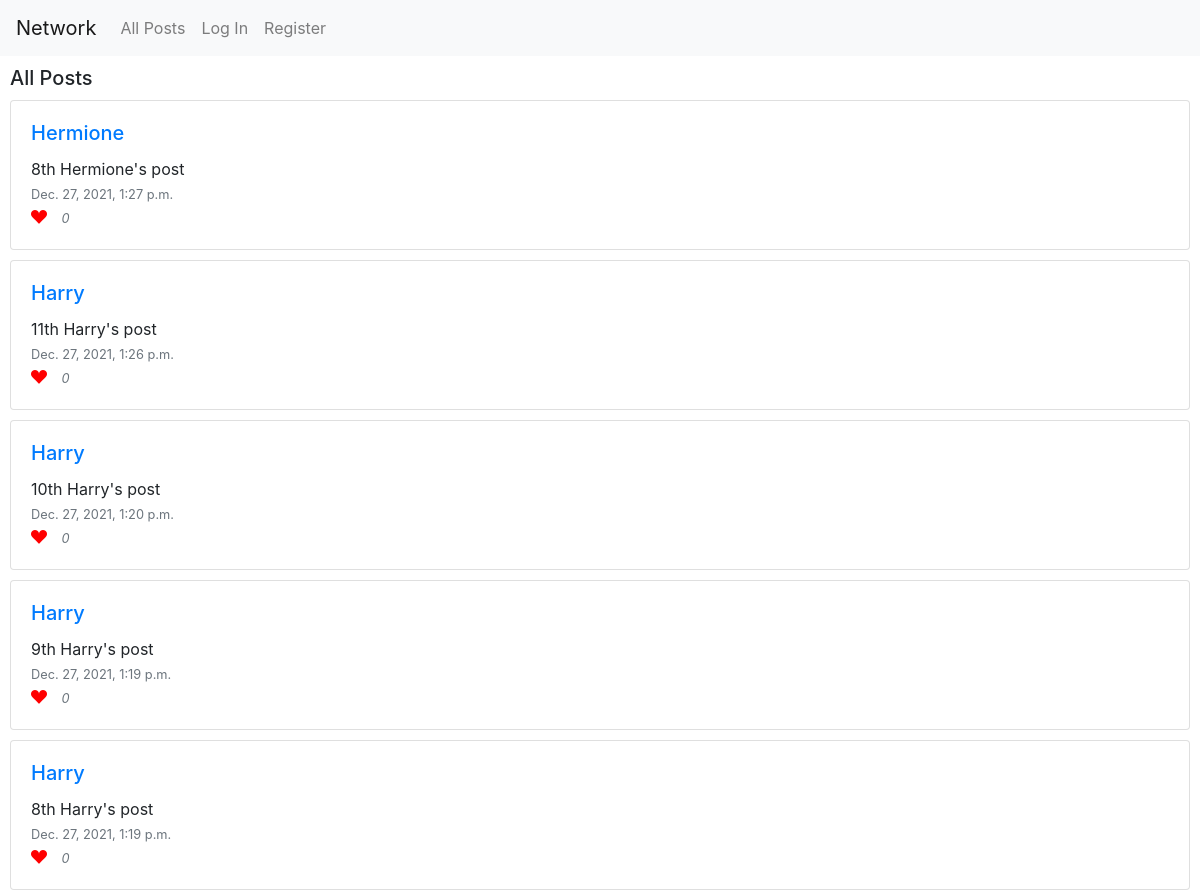
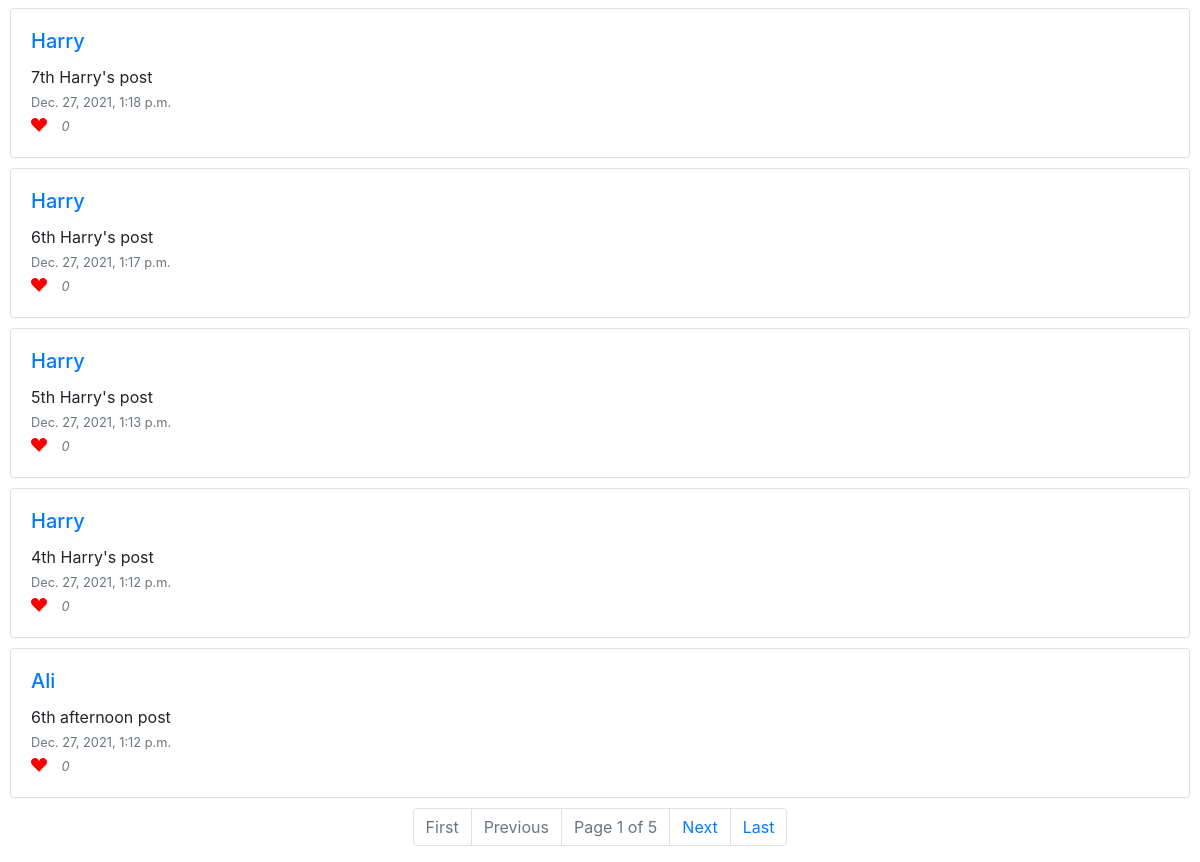
The app's page /, older data (2 pictures, top to bottom).
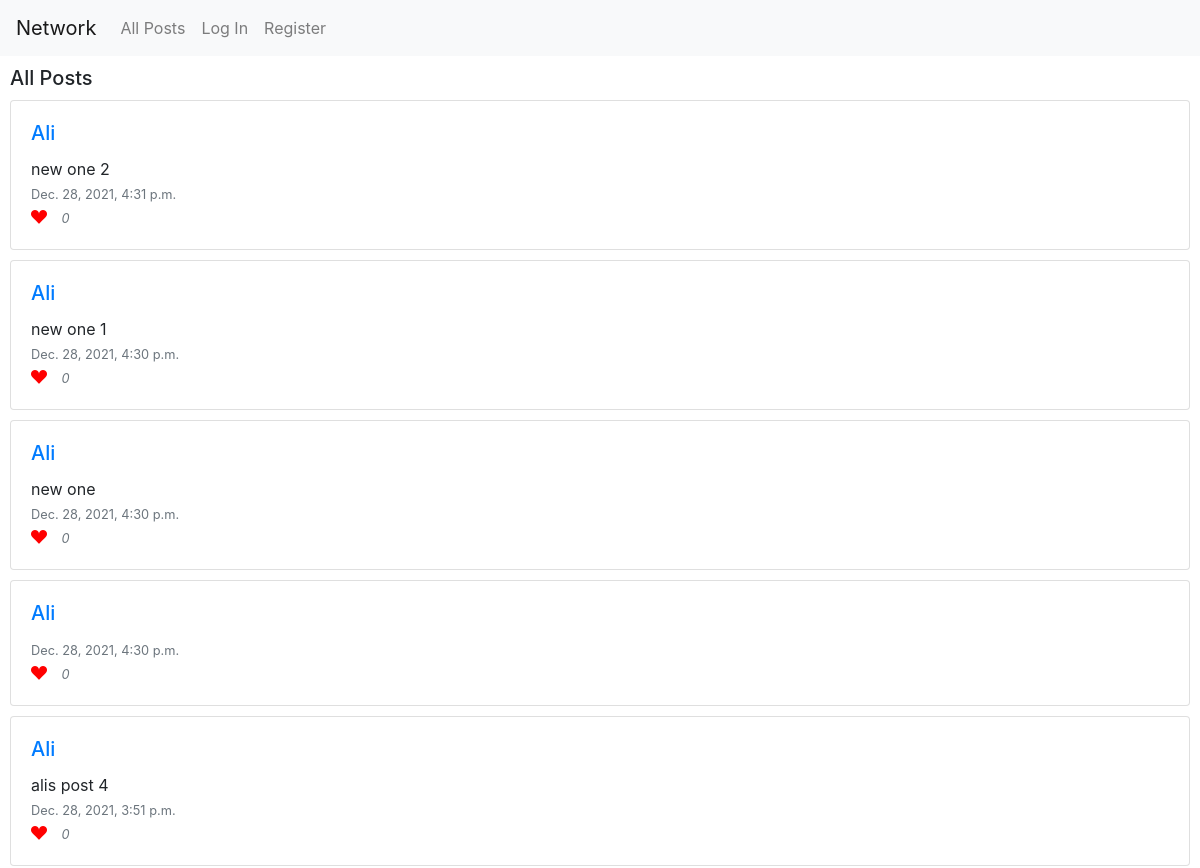
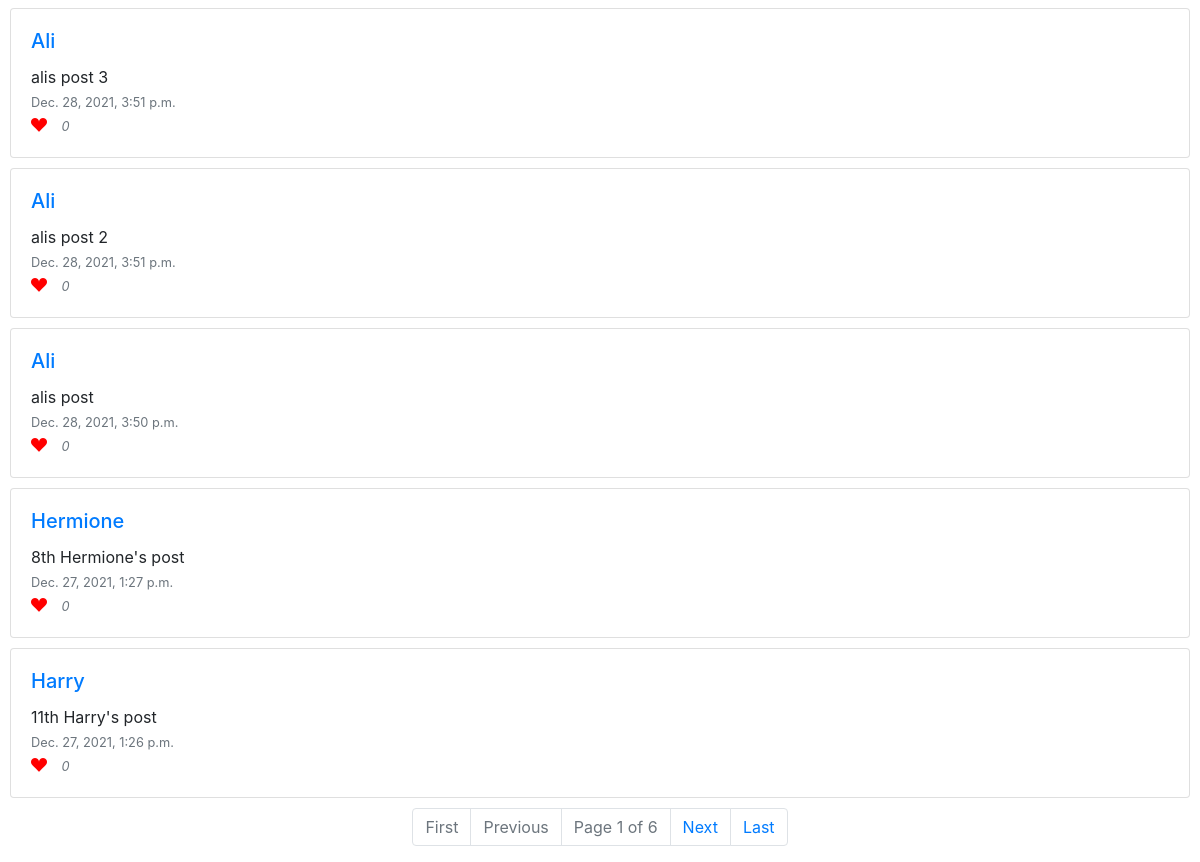
The same page, newer data (2 pictures, top to bottom).
### network/models.py (models this page shows, shortened)
class Post(models.Model):
    poster = ForeignKey(User, on_delete=models.CASCADE, related_name="posts")
    content = TextField(blank=True)
    timestamp = models.DateTimeField(auto_now_add=True)
    likes = ManyToManyField(User, blank=True, related_name="liked_posts")

class User(AbstractUser):
    def __str__(self):
        return f"{self.username}"

### network/views.py (the view)
# urls.py: path("", views.index, name="index"),
def index(request):
    all_posts = Post.objects.all()
    all_posts = all_posts.order_by("-timestamp").all()
    paginator = Paginator(all_posts, 10)
    if request.GET.get('page'):
        page_number = request.GET.get('page')
    else:
        page_number = 1
    page_obj = paginator.get_page(page_number)
    return render(request, 'network/index.html', {
        'page_obj': page_obj
    })

### network/templates/network/index.html (shortened to what this page needs)
{% extends "network/layout.html" %}
{% load static %}
{% block body %}
    <div id="session_name">
        <h5>All Posts</h5>
    </div>
    {% include "./display_posts.html" %}
{% endblock %}

### network/templates/network/display_posts.html (shortened to what this page needs)
{% if page_obj %}
    <div id="session_posts">
        {% for post in page_obj %}
            <div class="card">
                <div class="card-body" data-post_id = {{post.id}}>
                    <h5 class="card-title"> <a href="{% url 'user_page' post.poster %}">{{post.poster}}</a> </h5>
                    <div id="content">
                        <p class="card-text" id="post_content"> {{ post.content }}</p>
                    </div>
                    <p class="card-text"> <small class="text-muted">{{post.timestamp}}</small></p>
                    <i class="bi bi-suit-heart-fill"> <small class="text-muted" id="likes_number">0</small> </i>
                </div>
            </div>
        {% endfor %}
    </div>
    <nav aria-label="Page navigation example">
    <ul class="pagination justify-content-center">
        {% if page_obj.has_previous %}
            <li class="page-item"><a class="page-link" href="?page=1">First</a></li>
            <li class="page-item"><a class="page-link" href="?page={{ page_obj.previous_page_number }}">Previous</a></li>
        {% else %}
            <li class="page-item disabled"><a class="page-link" href="?page=1">First</a></li>
            <li class="page-item disabled"><a class="page-link" href="#">Previous</a></li>
        {% endif %}
        <li class="page-item disabled"><a class="page-link" href="#">Page {{ page_obj.number }} of {{ page_obj.paginator.num_pages }}</a></li>
        {% if page_obj.has_next %}
            <li class="page-item"><a class="page-link" href="?page={{ page_obj.next_page_number }}">Next</a></li>
            <li class="page-item"><a class="page-link" href="?page={{ page_obj.paginator.num_pages }}">Last</a></li>
        {% else %}
        <li class="page-item disabled"><a class="page-link" href="#">Next</a></li>
        <li class="page-item disabled"><a class="page-link" href="?page={{ page_obj.paginator.num_pages }}">Last</a></li>
        {% endif %}
    </ul>
    </nav>
{% endif %}

Row changes from the older to the newer data that the page shows:
no longer on this page (row unchanged): Post: poster "Harry", content "10th Harry's post", timestamp "Dec. 27, 2021, 1:20 p.m."
no longer on this page (row unchanged): Post: poster "Harry", content "9th Harry's post", timestamp "Dec. 27, 2021, 1:19 p.m."
no longer on this page (row unchanged): Post: poster "Harry", content "8th Harry's post", timestamp "Dec. 27, 2021, 1:19 p.m."
no longer on this page (row unchanged): Post: poster "Harry", content "7th Harry's post", timestamp "Dec. 27, 2021, 1:18 p.m."
no longer on this page (row unchanged): Post: poster "Harry", content "6th Harry's post", timestamp "Dec. 27, 2021, 1:17 p.m."
no longer on this page (row unchanged): Post: poster "Harry", content "5th Harry's post", timestamp "Dec. 27, 2021, 1:13 p.m."
no longer on this page (row unchanged): Post: poster "Harry", content "4th Harry's post", timestamp "Dec. 27, 2021, 1:12 p.m."
no longer on this page (row unchanged): Post: poster "Ali", content "6th afternoon post", timestamp "Dec. 27, 2021, 1:12 p.m."
added Post: poster "Ali", content "new one 2", timestamp "Dec. 28, 2021, 4:31 p.m."
added Post: poster "Ali", content "new one 1", timestamp "Dec. 28, 2021, 4:30 p.m."
added Post: poster "Ali", content "new one", timestamp "Dec. 28, 2021, 4:30 p.m."
added Post: poster "Ali", timestamp "Dec. 28, 2021, 4:30 p.m."
added Post: poster "Ali", content "alis post 4", timestamp "Dec. 28, 2021, 3:51 p.m."
added Post: poster "Ali", content "alis post 3", timestamp "Dec. 28, 2021, 3:51 p.m."
added Post: poster "Ali", content "alis post 2", timestamp "Dec. 28, 2021, 3:51 p.m."
added Post: poster "Ali", content "alis post", timestamp "Dec. 28, 2021, 3:50 p.m."
Text that changed along with them:
{{ page_obj.paginator.num_pages }}: "5" → "6"
